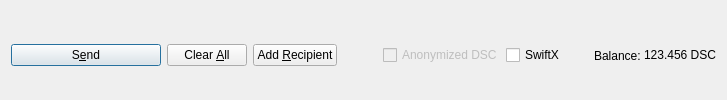
         <widget class="QFrame" name="frame_Send">
          <layout class="QHBoxLayout" name="horizontalLayout">
           <property name="bottomMargin">
            <number>0</number>
           </property>
           <item>
            <widget class="QPushButton" name="sendButton">
             <property name="minimumSize">
              <size>
               <width>150</width>
               <height>0</height>
              </size>
             </property>
             <property name="toolTip">
              <string>Confirm the send action</string>
             </property>
             <property name="text">
              <string>S&amp;end</string>
             </property>
             <property name="icon">
              <iconset resource="../dsc.qrc">
               <normaloff>:/icons/send</normaloff>:/icons/send</iconset>
             </property>
             <property name="autoDefault">
              <bool>false</bool>
             </property>
             <property name="default">
              <bool>true</bool>
             </property>
            </widget>
           </item>
           <item>
            <widget class="QPushButton" name="clearButton">
             <property name="sizePolicy">
              <sizepolicy hsizetype="Minimum" vsizetype="Fixed">
               <horstretch>0</horstretch>
               <verstretch>0</verstretch>
              </sizepolicy>
             </property>
             <property name="toolTip">
              <string>Clear all fields of the form.</string>
             </property>
             <property name="text">
              <string>Clear &amp;All</string>
             </property>
             <property name="icon">
              <iconset resource="../dsc.qrc">
               <normaloff>:/icons/remove</normaloff>:/icons/remove</iconset>
             </property>
             <property name="autoDefault">
              <bool>false</bool>
             </property>
            </widget>
           </item>
           <item>
            <widget class="QPushButton" name="addButton">
             <property name="toolTip">
              <string>Send to multiple recipients at once</string>
             </property>
             <property name="text">
              <string>Add &amp;Recipient</string>
             </property>
             <property name="icon">
              <iconset resource="../dsc.qrc">
               <normaloff>:/icons/add</normaloff>:/icons/add</iconset>
             </property>
             <property name="autoDefault">
              <bool>false</bool>
             </property>
            </widget>
           </item>
           <item>
            <spacer name="horizontalSpacer">
             <property name="orientation">
              <enum>Qt::Horizontal</enum>
             </property>
             <property name="sizeHint" stdset="0">
              <size>
               <width>40</width>
               <height>20</height>
              </size>
             </property>
            </spacer>
           </item>
           <item>
            <layout class="QHBoxLayout" name="horizontalLayout_2">
             <property name="spacing">
              <number>3</number>
             </property>
             <item>
              <widget class="QCheckBox" name="checkzDSC">
               <property name="enabled">
                <bool>false</bool>
               </property>
               <property name="text">
                <string>Anonymized DSC</string>
               </property>
              </widget>
             </item>
             <item>
              <widget class="QCheckBox" name="checkSwiftTX">
               <property name="enabled">
                <bool>true</bool>
               </property>
               <property name="minimumSize">
                <size>
                 <width>85</width>
                 <height>0</height>
                </size>
               </property>
               <property name="text">
                <string>SwiftX</string>
               </property>
              </widget>
             </item>
             <item>
              <widget class="QLabel" name="label">
               <property name="text">
                <string>Balance:</string>
               </property>
              </widget>
             </item>
             <item>
              <widget class="QLabel" name="labelBalance">
               <property name="sizePolicy">
                <sizepolicy hsizetype="Preferred" vsizetype="Fixed">
                 <horstretch>0</horstretch>
                 <verstretch>0</verstretch>
                </sizepolicy>
               </property>
               <property name="cursor">
                <cursorShape>IBeamCursor</cursorShape>
               </property>
               <property name="text">
                <string notr="true">123.456 DSC</string>
               </property>
               <property name="textInteractionFlags">
                <set>Qt::LinksAccessibleByMouse|Qt::TextSelectableByKeyboard|Qt::TextSelectableByMouse</set>
               </property>
              </widget>
             </item>
            </layout>
           </item>
          </layout>
         </widget>
